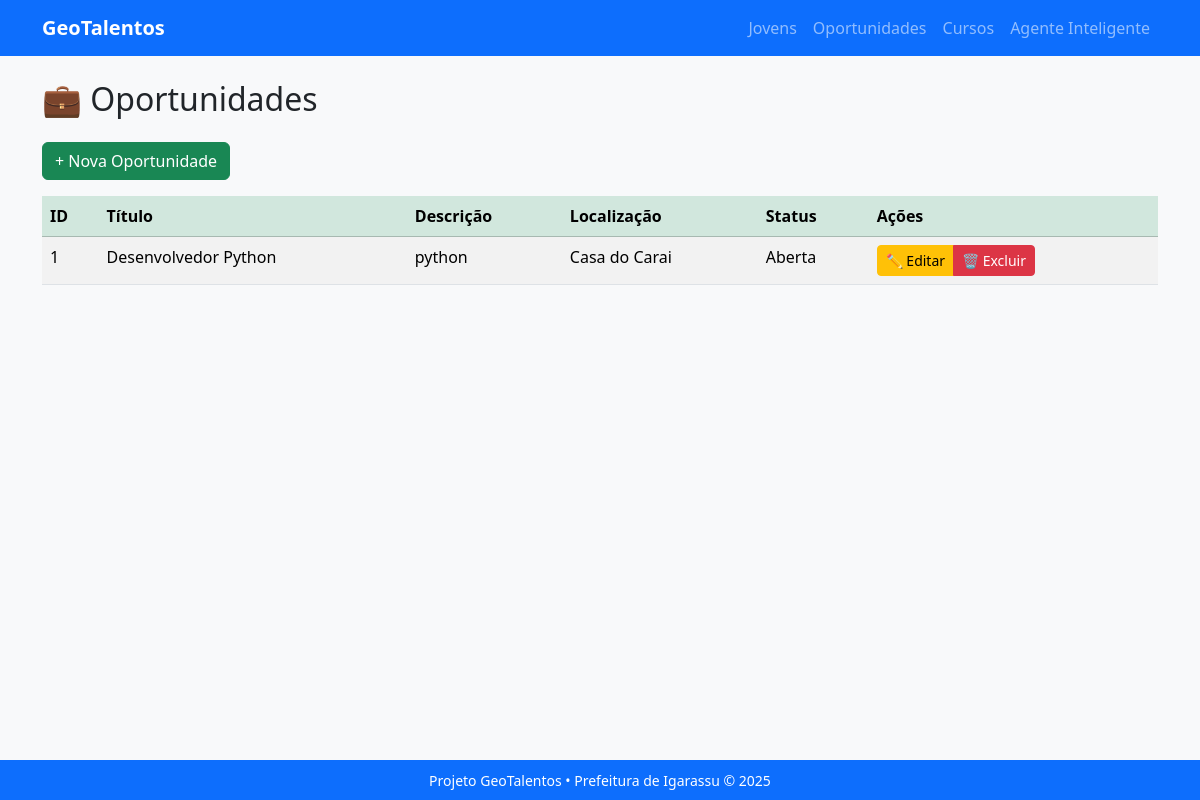
Page /oportunidades on the earlier database version.
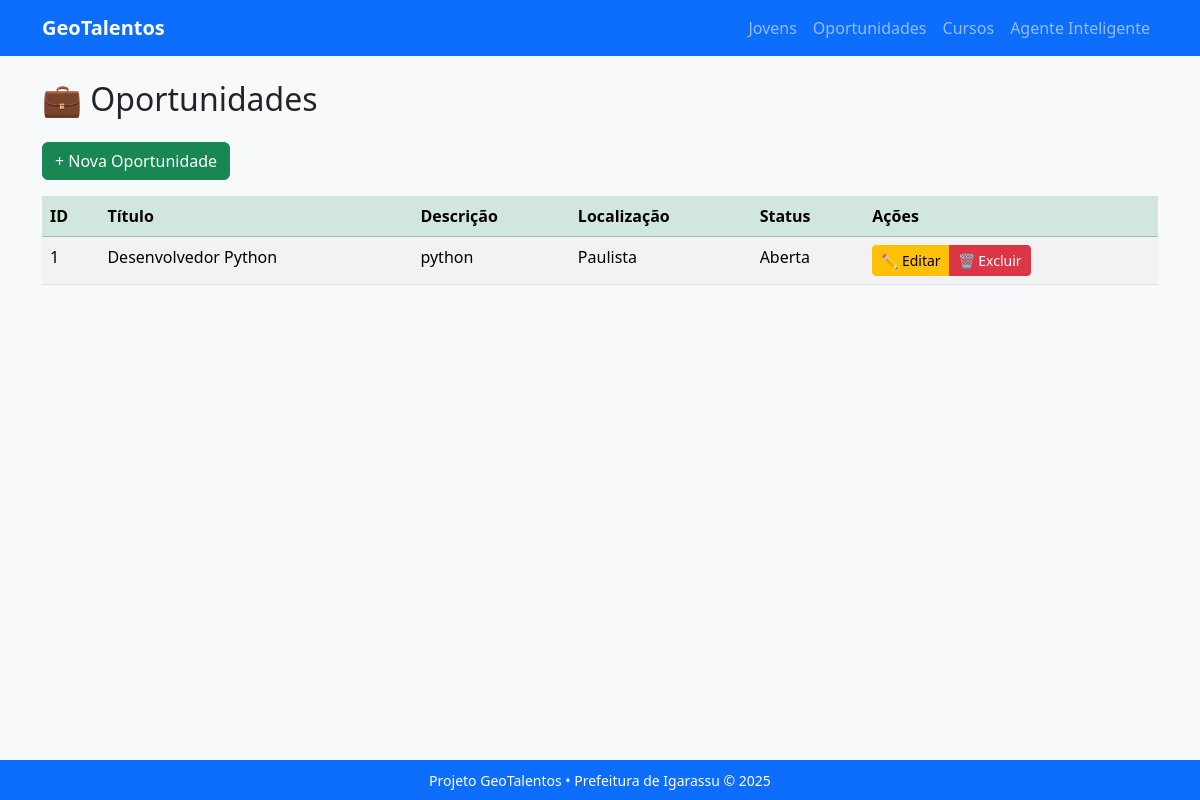
Same page on the later database version.
### tables this page shows
CREATE TABLE oportunidade (
        id INTEGER PRIMARY KEY AUTOINCREMENT,
        titulo TEXT,
        descricao TEXT,
        localizacao TEXT,
        status TEXT);

### app.py (the view)
@app.route('/oportunidades')
def listar_oportunidades():
    conn = conectar()
    cur = conn.cursor()
    cur.execute('SELECT * FROM oportunidade')
    oportunidades = cur.fetchall()
    conn.close()
    return render_template('oportunidades.html', oportunidades=oportunidades)

### app.py (called while the page is built)
def conectar():
    return sqlite3.connect('geotalentos.db')

### templates/oportunidades.html
{% extends 'base.html' %}
{% block conteudo %}
<h2>💼 Oportunidades</h2>
<a href="/nova_oportunidade" class="btn btn-success my-3">+ Nova Oportunidade</a>
<table class="table table-striped table-hover">
  <thead class="table-success">
    <tr><th>ID</th><th>Título</th><th>Descrição</th><th>Localização</th><th>Status</th><th>Ações</th></tr>
  </thead>
  <tbody>
    {% for o in oportunidades %}
    <tr><td>{{ o[0] }}</td><td>{{ o[1] }}</td><td>{{ o[2] }}</td><td>{{ o[3] }}</td><td>{{ o[4] }}</td>
      <td>
        <div class="btn-group" role="group">
          <a href="/editar_oportunidade/{{ o[0] }}" class="btn btn-warning btn-sm" title="Editar">✏️ Editar</a>
          <a href="/excluir_oportunidade/{{ o[0] }}" class="btn btn-danger btn-sm" title="Excluir" onclick="return confirm('Tem certeza que deseja excluir esta oportunidade?');">🗑️ Excluir</a>
        </div>
      </td>
    </tr>
    {% endfor %}
  </tbody>
</table>
{% endblock %}

Differences in the rows shown:
changed oportunidade "Desenvolvedor Python": localizacao "Casa do Carai" → "Paulista"
